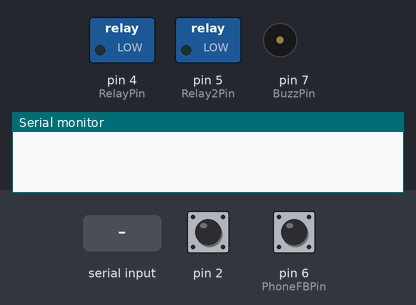
Bench run of a sketch on a simulated Arduino Uno, built with avr-gcc and run on an emulated ATmega328P. On the bench: switched loads named in the sketch (green lamp = pin HIGH), buzzer (waves = sounding, pin HIGH), the last lines printed to the serial monitor. The test bench sets the inputs (shaded band); at power-on: pin 2 HIGH, pin 6 (PhoneFBPin) HIGH.

Above: at 5.7 s.
5.8 s: "$A$" received over Serial
At 8.4 s:
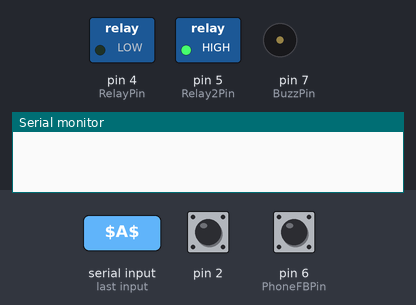
8.8 s: pin 2 driven LOW
At 10.1 s:
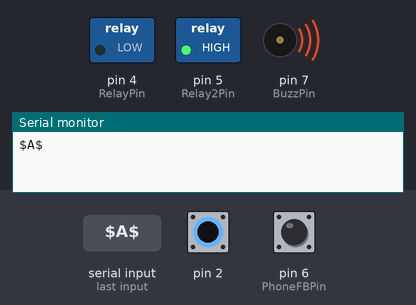
11.8 s: pin 6 (PhoneFBPin) pulled LOW for 0.15 s
At 12.7 s:
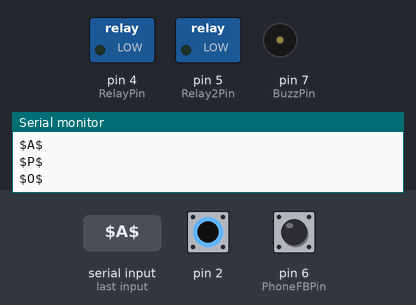
13.7 s: pin 2 pulsed HIGH 2 times (0.12 s each, 0.3 s apart)
At 14.4 s:
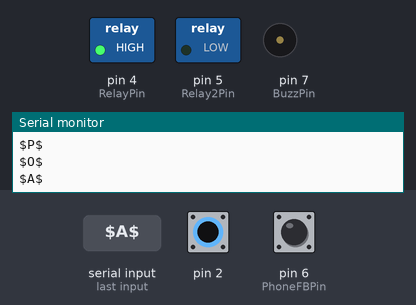
Timing chart, 0 to 16.7 s (numbered marks = the images above; inputs shaded):
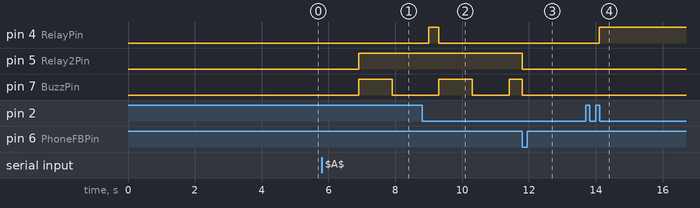

The sketch:

CoinPhoneSer.ino
```cpp
#include  <Arduino.h>

// variable use to measuer the intervals inbetween impulses
int  i=0;
// Number of impulses detected
int impulsCount=0;
// Sum of all the  coins inseted
float total_amount=0;
int Maxtime=30;
int CurTime = 0;
unsigned long Timer = 0;
unsigned long BuzzTimer = 0;
unsigned long SecTimer = 0;
bool CountTime = false;
bool WaitPhone = false;
bool SecT = false;

const uint8_t RelayPin = 4;
const uint8_t Relay2Pin = 5;
const uint8_t CoinPin = 0;//D2 pin interrupt
const uint8_t PhoneFBPin = 6;
const uint8_t BuzzPin = 7;

bool OpPhoneState = false;
bool OpReqSate = false;
bool ringing = false;
bool Buzz = false;
bool call = false;


void setupCoin() {
  delay(2000);
  pinMode(PhoneFBPin, INPUT_PULLUP);
  pinMode(RelayPin, OUTPUT);
  digitalWrite(RelayPin, LOW);
  pinMode(Relay2Pin, OUTPUT);
  digitalWrite(Relay2Pin, LOW);
  pinMode(BuzzPin, OUTPUT);
  digitalWrite(BuzzPin, LOW);

  delay(2000);
   // Interrupt connected  to PIN D2 executing IncomingImpuls function when signal goes from HIGH to LOW

  attachInterrupt(0,incomingImpuls, FALLING);

}

void incomingImpuls()
{
  impulsCount=impulsCount+1;
  i=0;
}

void loopCoin() {

  bool PhoneState = digitalRead(PhoneFBPin);
/*  Serial.println("PHONE:");
  Serial.println(PhoneState);*/

  while (Serial.available() > 0) {
    String teststr = Serial.readString();  //read until timeout
    teststr.trim();                        // remove any \r \n whitespace at the end of the String
    if (teststr == "$A$") {  //Opposite ask for a call
      OpReqSate = true;
    }
    if (teststr == "$O$") {  //Opposite end call
      OpReqSate = false;
    }
    if (teststr == "$P$") {  //Opposite ok for call
      OpPhoneState = true;
    }
    if (teststr == "$R$") {  //Opposite ko for call
      OpPhoneState = false;
    }
  }


//I ask

  if (!WaitPhone && !CountTime){
    i=i+1;
/*    Serial.print("i=");
    Serial.print(i);
    Serial.print(" Impulses:");
    Serial.print(impulsCount);
    Serial.print(" Total:");
    Serial.println(total_amount);*/
    if(impulsCount>1){
      impulsCount=0;
    }
    if (i>=3  && impulsCount==1){
      WaitPhone = true;
      impulsCount=0;

      Serial.println("$A$");

      digitalWrite(RelayPin,HIGH);      //relay on
      delay(300);
      //Serial.println("$A$");
      SecTimer = millis();
      SecT = true;
    }
  }

  if(WaitPhone){
//    Serial.print("wait for phone");

/*    if(SecT && !OpPhoneState &&((millis()-SecTimer)>10000)){
      Serial.println("$A$");

      digitalWrite(RelayPin,HIGH);      //relay on
      delay(300);
      SecTimer = millis();
      //Serial.println("$A$");
    }*/

    if(!PhoneState && OpPhoneState){
      CountTime = true;
      WaitPhone = false;
      Timer = millis();
      SecT = false;
      call=true;
    }
  }

  if(CountTime){
      SecT = false;
//    Serial.print("Timer=");
//    Serial.println(CurTime);
    if((millis()-Timer)>1000){
      Timer = millis();
      CurTime++;
    }
    if(call && (!OpPhoneState || PhoneState)){
      call = false;
      CurTime = 40;
    }
    if(CurTime>=Maxtime){
      call = false;
      digitalWrite(RelayPin,LOW);      //relay off
      CurTime = 0;
      CountTime = false;
    }
  }
if(call && PhoneState){
  call=false;
  Serial.println("$O$");
}

//Other ask

  if(OpReqSate){
    SecT = false;
//    Serial.println("LED ON");
    digitalWrite(Relay2Pin,HIGH);
    digitalWrite(RelayPin,LOW);
    WaitPhone = false;

    ringing = true;
  }
  if(OpReqSate && !PhoneState){
//    Serial.println("LED OFF");
    digitalWrite(Relay2Pin,LOW);
    ringing = false;
    OpReqSate = false;
    digitalWrite(BuzzPin,false);
    Serial.println("$P$");
    delay(300);
    call = true;
    //Serial.println("$P$");
  }

  if(ringing){
    if((millis()-BuzzTimer)>1000){
      BuzzTimer = millis();
      Buzz = !Buzz;
      digitalWrite(BuzzPin,Buzz);
    }
  }

}
```

init.ino
```cpp
void setup()
{
  // Open serial communications and wait for port to open:
  Serial.begin(9600);

  //Serial.println("\nStarting board");

  // Allow the hardware to sort itself out
  delay(500);
  setupCoin();
}

void loop()
{
  loopCoin();
  delay(100);
}
```

Measured:
- after the input at 5.8 s, pin 5 (Relay2Pin): LOW → HIGH after 1.1 s; pin 7 (BuzzPin): LOW → HIGH after 1.1 s, → LOW 1.0 s later
- after the input at 8.8 s, pin 4 (RelayPin): LOW → HIGH after 0.20 s, → LOW 0.30 s later
- after the input at 11.8 s, pin 5 (Relay2Pin): HIGH → LOW at once
- after the input at 13.7 s, pin 4 (RelayPin): LOW → HIGH after 0.40 s
